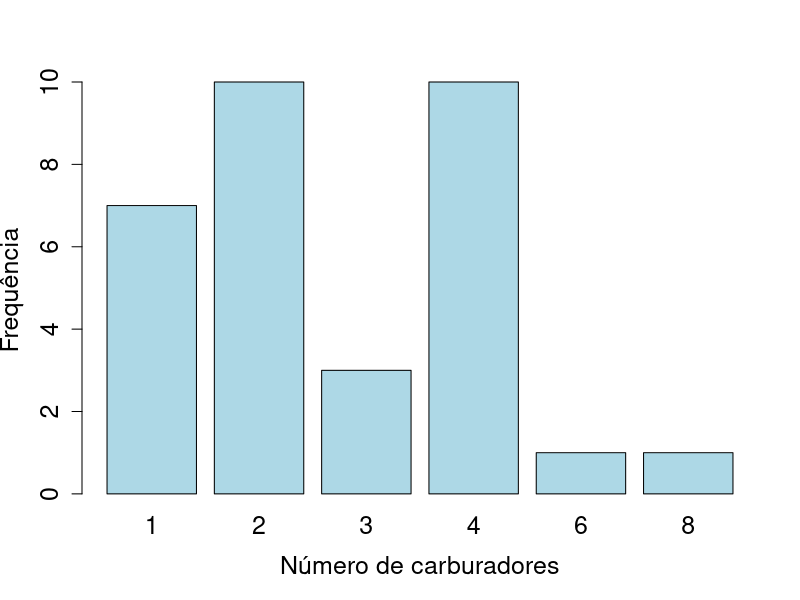
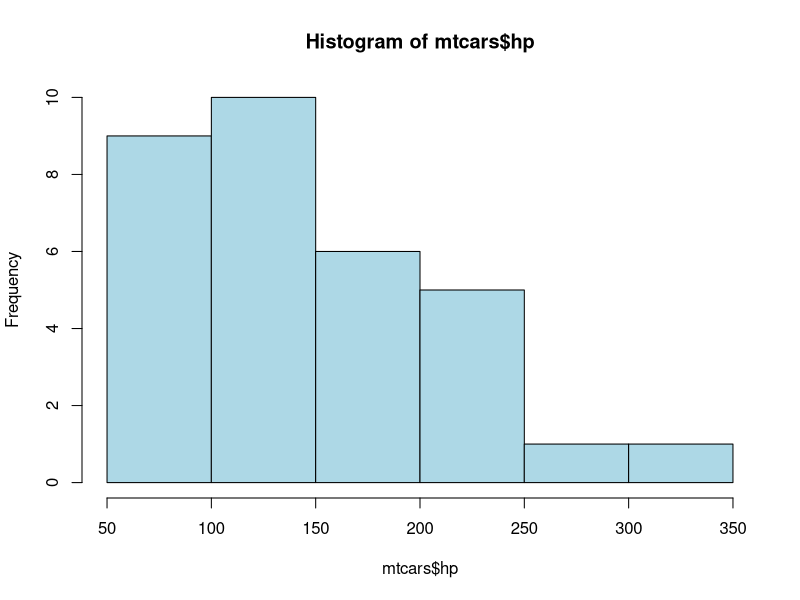
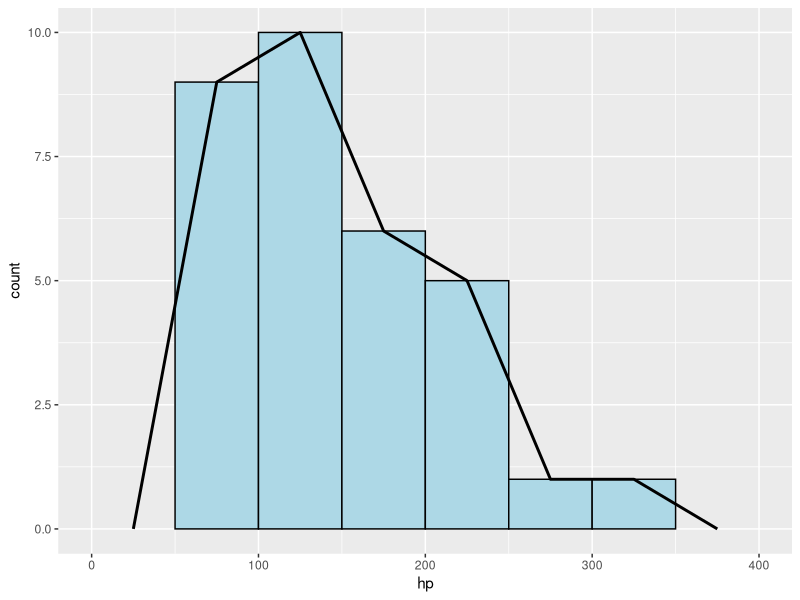

Source code (R) for these figures, in order:
## ---- chunk 1
head(mtcars[, 1:8], 5)
## ---- chunk 2
mtcars$hp[1:10]
## ---- chunk 3
sort(mtcars$hp)[1:10]
## ---- chunk 4
table(mtcars$carb)
## ---- chunk 5
quebras <- pretty(range(mtcars$hp),
                  n = nclass.Sturges(mtcars$hp))
classes <- cut(mtcars$hp, quebras, right = FALSE)
cbind(table(classes))
## ---- chunk 6
barplot(table(mtcars$carb), col = "lightblue",
        cex.axis = 1.5, cex.names = 1.5, cex.lab = 1.5,
        xlab = "Número de carburadores", ylab = "Frequência")
## ---- chunk 7
hist(mtcars$hp, col = "lightblue")
## ---- chunk 8
library(ggplot2)
ggplot(mtcars, aes(x = hp)) +
  geom_histogram(color = "black", fill = "lightblue", breaks = quebras) +
  geom_freqpoly(color = "black", breaks = quebras, size = 1) +
  theme_set(theme_gray(base_size = 22))
